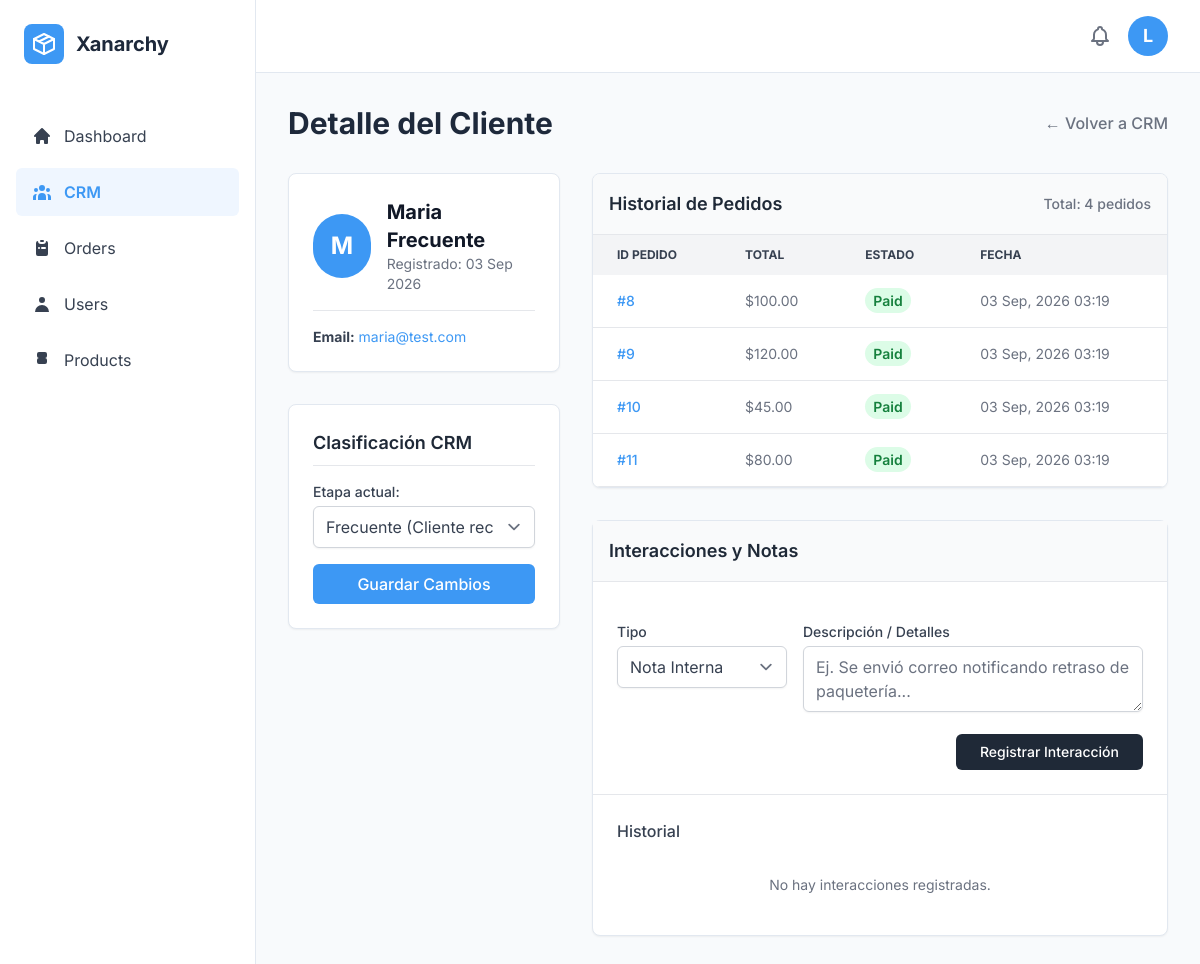
Screenshot of /admin/crm_client.php?id=24 (signed in) with the database file from the repository.
### tables this page shows
CREATE TABLE `users` (
  `id` int(10) unsigned NOT NULL AUTO_INCREMENT,
  `name` varchar(100) NOT NULL,
  `email` varchar(150) NOT NULL,
  `password` varchar(255) NOT NULL,
  `role` enum('customer','vendor','admin') NOT NULL DEFAULT 'customer',
  `created_at` timestamp NOT NULL DEFAULT current_timestamp(),
  `crm_stage` enum('Prospecto','Activo','Frecuente','Inactivo') NOT NULL DEFAULT 'Prospecto',
  `crm_stage_manual` tinyint(1) DEFAULT 0,
  PRIMARY KEY (`id`),
  UNIQUE KEY `email` (`email`)
);

CREATE TABLE `orders` (
  `id` int(10) unsigned NOT NULL AUTO_INCREMENT,
  `user_id` int(10) unsigned NOT NULL,
  `total` decimal(10,2) NOT NULL,
  `status` enum('pending','paid','shipped','cancelled') NOT NULL DEFAULT 'pending',
  `created_at` timestamp NOT NULL DEFAULT current_timestamp(),
  PRIMARY KEY (`id`),
  KEY `user_id` (`user_id`),
  CONSTRAINT `orders_ibfk_1` FOREIGN KEY (`user_id`) REFERENCES `users` (`id`) ON DELETE CASCADE ON UPDATE CASCADE
);

### admin/crm_client.php (the view, shortened to what this page needs)
<?php
require_once __DIR__ . '/../includes/auth_admin.php';
$clientId = (int)$_GET['id'];
$stmt = $pdo->prepare("SELECT id, name, email, crm_stage, created_at FROM users WHERE id = ? AND role = 'customer'");
$stmt->execute([$clientId]);
$client = $stmt->fetch();
$ordersStmt = $pdo->prepare("SELECT id, total, status, created_at FROM orders WHERE user_id = ? ORDER BY created_at DESC");
$ordersStmt->execute([$clientId]);
$orders = $ordersStmt->fetchAll();
$interStmt = $pdo->prepare("
    SELECT ci.type, ci.description, ci.created_at, u.name as admin_name
    FROM crm_interactions ci
    JOIN users u ON ci.admin_id = u.id
    WHERE ci.user_id = ?
    ORDER BY ci.created_at DESC
");
$interStmt->execute([$clientId]);
$interactions = $interStmt->fetchAll();
require_once __DIR__ . '/includes/header.php';
?>
<div class="max-w-7xl mx-auto">
    <div class="flex justify-between items-center mb-8">
        <h2 class="text-3xl font-bold text-[var(--text-primary)]">
            Detalle del Cliente
        </h2>
        <a href="crm.php" class="text-gray-500 hover:text-[var(--primary-color)] transition-colors font-medium">
            &larr; Volver a CRM
        </a>
    </div>
    <div class="grid grid-cols-1 lg:grid-cols-3 gap-8">
        <div class="space-y-8">
            <div class="bg-white shadow-sm rounded-lg border border-[var(--border-color)] p-6">
                <div class="flex items-center gap-4 mb-4">
                    <div class="h-16 w-16 rounded-full bg-[var(--primary-color)] flex items-center justify-center text-white text-2xl font-bold uppercase">
                        <?php echo substr($client['name'], 0, 1); ?>
                    </div>
                    <div>
                        <h3 class="text-xl font-bold text-gray-900"><?php echo htmlspecialchars($client['name']); ?></h3>
                        <p class="text-gray-500 text-sm">Registrado: <?php echo date("d M Y", strtotime($client['created_at'])); ?></p>
                    </div>
                </div>
                <div class="border-t pt-4 space-y-2">
                    <p class="text-sm text-gray-700"><strong>Email:</strong> <a href="mailto:<?php echo htmlspecialchars($client['email']); ?>" class="text-[var(--primary-color)] hover:underline"><?php echo htmlspecialchars($client['email']); ?></a></p>
                </div>
            </div>
            <div class="bg-white shadow-sm rounded-lg border border-[var(--border-color)] p-6">
                <h3 class="text-lg font-semibold text-gray-800 mb-4 border-b pb-2">Clasificación CRM</h3>
                <form method="POST" class="space-y-4">
                    <div>
                        <label for="crm_stage" class="block text-sm font-medium text-gray-700 mb-1">Etapa actual:</label>
                        <select name="crm_stage" id="crm_stage" class="w-full border-gray-300 rounded-md shadow-sm focus:border-[var(--primary-color)] focus:ring focus:ring-blue-200 focus:ring-opacity-50 text-gray-700">
                            <option value="Frecuente" <?php echo $client['crm_stage'] === 'Frecuente' ? 'selected' : ''; ?>>Frecuente (Cliente recurrente/leal)</option>
                        </select>
                    </div>
                    <button type="submit" class="w-full bg-[var(--primary-color)] hover:bg-[var(--primary-color-hover)] text-white font-medium py-2 px-4 rounded-md transition-colors">
                        Guardar Cambios
                    </button>
                </form>
            </div>
        </div>
        <div class="lg:col-span-2 space-y-8">
            <div class="bg-white shadow-sm rounded-lg border border-[var(--border-color)] overflow-hidden">
                <div class="p-4 border-b bg-gray-50 flex justify-between items-center">
                    <h3 class="text-lg font-semibold text-gray-800">Historial de Pedidos</h3>
                    <span class="text-sm font-medium text-gray-500">Total: <?php echo count($orders); ?> pedidos</span>
                </div>
                <div class="overflow-x-auto">
                    <table class="w-full text-sm text-left text-gray-500">
                        <thead class="text-xs text-gray-700 uppercase bg-gray-100">
                            <tr>
                                <th scope="col" class="px-6 py-3">ID Pedido</th>
                                <th scope="col" class="px-6 py-3">Total</th>
                                <th scope="col" class="px-6 py-3">Estado</th>
                                <th scope="col" class="px-6 py-3">Fecha</th>
                            </tr>
                        </thead>
                        <tbody>
                        <?php if (count($orders) > 0): ?>
                            <?php foreach($orders as $order): ?>
                            <tr class="bg-white border-b hover:bg-gray-50">
                                <td class="px-6 py-4 font-medium text-gray-900"><a href="view_order.php?id=<?php echo $order['id']; ?>" class="text-[var(--primary-color)] hover:underline">#<?php echo $order['id']; ?></a></td>
                                <td class="px-6 py-4">$<?php echo number_format($order['total'], 2); ?></td>
                                <td class="px-6 py-4">
                                    <span class="px-2 py-1 font-semibold leading-tight rounded-full
                                        <?php
                                            if($order['status'] == 'paid'){ echo 'text-green-700 bg-green-100'; }
                                            elseif($order['status'] == 'shipped'){ echo 'text-blue-700 bg-blue-100'; }
                                            elseif($order['status'] == 'pending'){ echo 'text-yellow-700 bg-yellow-100'; }
                                            else { echo 'text-red-700 bg-red-100'; }
                                        ?>">
                                        <?php echo ucfirst($order['status']); ?>
                                    </span>
                                </td>
                                <td class="px-6 py-4"><?php echo date("d M, Y H:i", strtotime($order['created_at'])); ?></td>
                            </tr>
                            <?php endforeach; ?>
                        <?php else: ?>
                            <tr><td colspan="4" class="text-center py-6 text-gray-500">Este cliente aún no ha realizado pedidos.</td></tr>
                        <?php endif; ?>
                        </tbody>
                    </table>
                </div>
            </div>
            <div class="bg-white shadow-sm rounded-lg border border-[var(--border-color)]">
                <div class="p-4 border-b bg-gray-50">
                    <h3 class="text-lg font-semibold text-gray-800">Interacciones y Notas</h3>
                </div>
                <div class="p-6 border-b">
                    <form method="POST" class="space-y-4">
                        <div class="flex gap-4 flex-col sm:flex-row">
                            <div class="w-full sm:w-1/3">
                                <label for="type" class="block text-sm font-medium text-gray-700 mb-1">Tipo</label>
                                <select name="type" id="type" class="w-full border-gray-300 rounded-md shadow-sm focus:border-[var(--primary-color)] focus:ring focus:ring-blue-200 focus:ring-opacity-50 text-gray-700" required>
                                    <option value="Nota Interna">Nota Interna</option>
                                </select>
                            </div>
                            <div class="w-full sm:w-2/3">
                                <label for="description" class="block text-sm font-medium text-gray-700 mb-1">Descripción / Detalles</label>
                                <textarea name="description" id="description" rows="2" class="w-full border-gray-300 rounded-md shadow-sm focus:border-[var(--primary-color)] focus:ring focus:ring-blue-200 focus:ring-opacity-50 text-gray-700" placeholder="Ej. Se envió correo notificando retraso de paquetería..." required></textarea>
                            </div>
                        </div>
                        <div class="flex justify-end">
                            <button type="submit" class="bg-gray-800 hover:bg-gray-900 text-white font-medium py-2 px-6 rounded-md transition-colors text-sm">
                                Registrar Interacción
                            </button>
                        </div>
                    </form>
                </div>
                <div class="p-6">
                    <h4 class="font-medium text-gray-700 mb-4">Historial</h4>
                    <?php if (count($interactions) > 0): ?>
                        <div class="space-y-6">
                            <?php foreach($interactions as $inter): ?>
                            <div class="flex gap-4">
                                <div class="flex flex-col items-center">
                                    <div class="h-10 w-10 rounded-full bg-blue-50 flex items-center justify-center text-blue-600">
                                        <?php if($inter['type'] == 'Correo'): ?>
                                            <svg class="w-5 h-5" fill="none" stroke="currentColor" viewBox="0 0 24 24"><path stroke-linecap="round" stroke-linejoin="round" stroke-width="2" d="M3 8l7.89 5.26a2 2 0 002.22 0L21 8M5 19h14a2 2 0 002-2V7a2 2 0 00-2-2H5a2 2 0 00-2 2v10a2 2 0 002 2z"></path></svg>
                                        <?php elseif($inter['type'] == 'Llamada'): ?>
                                            <svg class="w-5 h-5" fill="none" stroke="currentColor" viewBox="0 0 24 24"><path stroke-linecap="round" stroke-linejoin="round" stroke-width="2" d="M3 5a2 2 0 012-2h3.28a1 1 0 01.948.684l1.498 4.493a1 1 0 01-.502 1.21l-2.257 1.13a11.042 11.042 0 005.516 5.516l1.13-2.257a1 1 0 011.21-.502l4.493 1.498a1 1 0 01.684.949V19a2 2 0 01-2 2h-1C9.716 21 3 14.284 3 6V5z"></path></svg>
                                        <?php else: ?>
                                            <svg class="w-5 h-5" fill="none" stroke="currentColor" viewBox="0 0 24 24"><path stroke-linecap="round" stroke-linejoin="round" stroke-width="2" d="M9 12h6m-6 4h6m2 5H7a2 2 0 01-2-2V5a2 2 0 012-2h5.586a1 1 0 01.707.293l5.414 5.414a1 1 0 01.293.707V19a2 2 0 01-2 2z"></path></svg>
                                        <?php endif; ?>
                                    </div>
                                    <div class="h-full w-px bg-gray-200 my-2"></div>
                                </div>
                                <div class="flex-1 pb-4">
                                    <div class="flex justify-between items-start mb-1">
                                        <h5 class="text-sm font-bold text-gray-900"><?php echo htmlspecialchars($inter['type']); ?></h5>
                                        <span class="text-xs text-gray-500"><?php echo date("d M Y H:i", strtotime($inter['created_at'])); ?></span>
                                    </div>
                                    <p class="text-sm text-gray-600 mb-2"><?php echo nl2br(htmlspecialchars($inter['description'])); ?></p>
                                    <p class="text-xs text-gray-400">Registrado por: <?php echo htmlspecialchars($inter['admin_name']); ?></p>
                                </div>
                            </div>
                            <?php endforeach; ?>
                        </div>
                    <?php else: ?>
                        <p class="text-sm text-gray-500 text-center py-4">No hay interacciones registradas.</p>
                    <?php endif; ?>
                </div>
            </div>
        </div>
    </div>
</div>
<?php require_once __DIR__ . '/includes/footer.php'; ?>

### admin/includes/header.php (style rules this page uses)
:root { --primary-color: #3d98f4;--primary-color-hover: #2b7ed6;--background-color: #f8fafc;--sidebar-bg: #ffffff;--text-primary: #1e293b;--text-secondary: #64748b;--border-color: #e2e8f0; }
body { font-family: 'Inter', sans-serif; background-color: var(--background-color); }

### rows the page displays
users: name "M", name "Maria Frecuente", created_at "03 Sep 2026", email "maria@test.com", crm_stage "Frecuente (Cliente recurrente/leal)"
orders: id "8", total "100.00", status "Paid", created_at "03 Sep, 2026 03:19"
orders: id "9", total "120.00", status "Paid", created_at "03 Sep, 2026 03:19"
orders: id "10", total "45.00", status "Paid", created_at "03 Sep, 2026 03:19"
orders: id "11", total "80.00", status "Paid", created_at "03 Sep, 2026 03:19"

### other values shown
$userInitial "L"
count($orders) "4"
